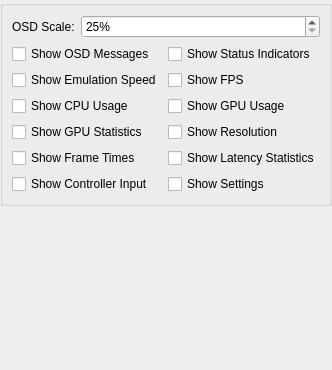
     <widget class="QWidget" name="osdTab">
      <attribute name="title">
       <string>OSD</string>
      </attribute>
      <layout class="QVBoxLayout" name="verticalLayout_6">
       <property name="leftMargin">
        <number>0</number>
       </property>
       <property name="topMargin">
        <number>0</number>
       </property>
       <property name="rightMargin">
        <number>0</number>
       </property>
       <property name="bottomMargin">
        <number>0</number>
       </property>
       <item>
        <widget class="QGroupBox" name="groupBox_8">
         <property name="title">
          <string/>
         </property>
         <layout class="QFormLayout" name="formLayout_5">
          <item row="0" column="0">
           <widget class="QLabel" name="label_29">
            <property name="text">
             <string>OSD Scale:</string>
            </property>
           </widget>
          </item>
          <item row="0" column="1">
           <widget class="QSpinBox" name="osdScale">
            <property name="suffix">
             <string>%</string>
            </property>
            <property name="minimum">
             <number>25</number>
            </property>
            <property name="maximum">
             <number>500</number>
            </property>
           </widget>
          </item>
          <item row="1" column="0" colspan="2">
           <layout class="QGridLayout" name="gridLayout_3">
            <item row="1" column="1">
             <widget class="QCheckBox" name="showFPS">
              <property name="text">
               <string>Show FPS</string>
              </property>
             </widget>
            </item>
            <item row="0" column="0">
             <widget class="QCheckBox" name="showOSDMessages">
              <property name="text">
               <string>Show OSD Messages</string>
              </property>
             </widget>
            </item>
            <item row="2" column="0">
             <widget class="QCheckBox" name="showCPU">
              <property name="text">
               <string>Show CPU Usage</string>
              </property>
             </widget>
            </item>
            <item row="3" column="0">
             <widget class="QCheckBox" name="showGPUStatistics">
              <property name="text">
               <string>Show GPU Statistics</string>
              </property>
             </widget>
            </item>
            <item row="1" column="0">
             <widget class="QCheckBox" name="showSpeed">
              <property name="text">
               <string>Show Emulation Speed</string>
              </property>
             </widget>
            </item>
            <item row="2" column="1">
             <widget class="QCheckBox" name="showGPU">
              <property name="text">
               <string>Show GPU Usage</string>
              </property>
             </widget>
            </item>
            <item row="5" column="1">
             <widget class="QCheckBox" name="showSettings">
              <property name="text">
               <string>Show Settings</string>
              </property>
             </widget>
            </item>
            <item row="0" column="1">
             <widget class="QCheckBox" name="showStatusIndicators">
              <property name="text">
               <string>Show Status Indicators</string>
              </property>
             </widget>
            </item>
            <item row="5" column="0">
             <widget class="QCheckBox" name="showInput">
              <property name="text">
               <string>Show Controller Input</string>
              </property>
             </widget>
            </item>
            <item row="4" column="0">
             <widget class="QCheckBox" name="showFrameTimes">
              <property name="text">
               <string>Show Frame Times</string>
              </property>
             </widget>
            </item>
            <item row="3" column="1">
             <widget class="QCheckBox" name="showResolution">
              <property name="text">
               <string>Show Resolution</string>
              </property>
             </widget>
            </item>
            <item row="4" column="1">
             <widget class="QCheckBox" name="showLatencyStatistics">
              <property name="text">
               <string>Show Latency Statistics</string>
              </property>
             </widget>
            </item>
           </layout>
          </item>
         </layout>
        </widget>
       </item>
       <item>
        <spacer name="verticalSpacer_5">
         <property name="orientation">
          <enum>Qt::Orientation::Vertical</enum>
         </property>
         <property name="sizeHint" stdset="0">
          <size>
           <width>20</width>
           <height>164</height>
          </size>
         </property>
        </spacer>
       </item>
      </layout>
     </widget>
